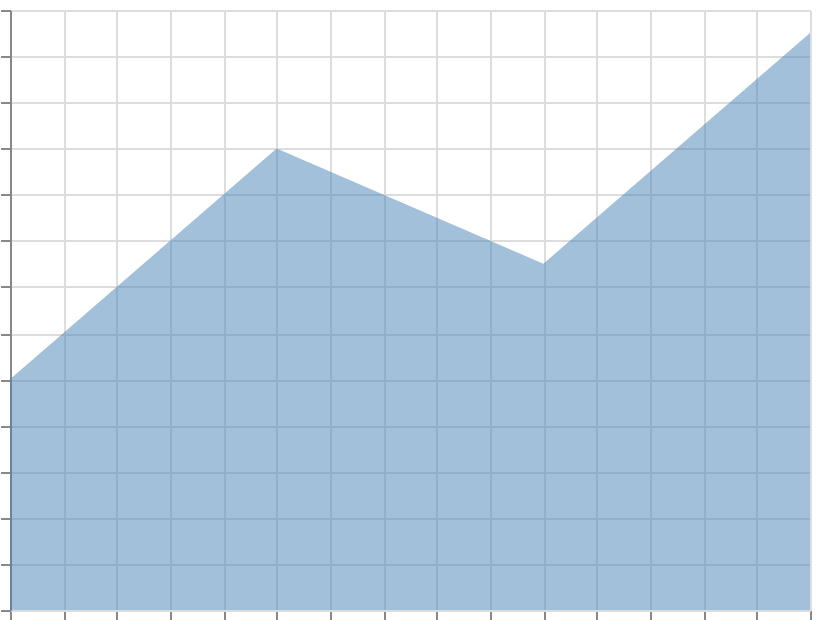

Describe this chart as a Vega-Lite specification.
### Vega specification from a JSON file in a GitHub repository (floating-point values rounded to 4 significant figures)
{"$schema": "https://vega.github.io/schema/vega/v6.json", "width": 400, "height": 300, "padding": 5, "autosize": "none", "data": [{"name": "table", "values": [{"x": 0, "y": 10}, {"x": 1, "y": 20}, {"x": 2, "y": 15}, {"x": 3, "y": 25}]}], "scales": [{"name": "x", "type": "linear", "domain": {"data": "table", "field": "x"}, "range": "width", "nice": true}, {"name": "y", "type": "linear", "domain": {"data": "table", "field": "y"}, "range": [{"signal": "height"}, 0], "nice": true}], "marks": [{"type": "area", "from": {"data": "table"}, "encode": {"update": {"x": {"scale": "x", "field": "x"}, "y": {"scale": "y", "field": "y"}, "y2": {"scale": "y", "value": 0}, "fill": {"value": "steelblue"}, "fillOpacity": {"value": 0.5}}}}], "axes": [{"scale": "x", "orient": "bottom", "grid": true, "labels": false}, {"scale": "y", "orient": "left", "grid": true, "labels": false}]}
